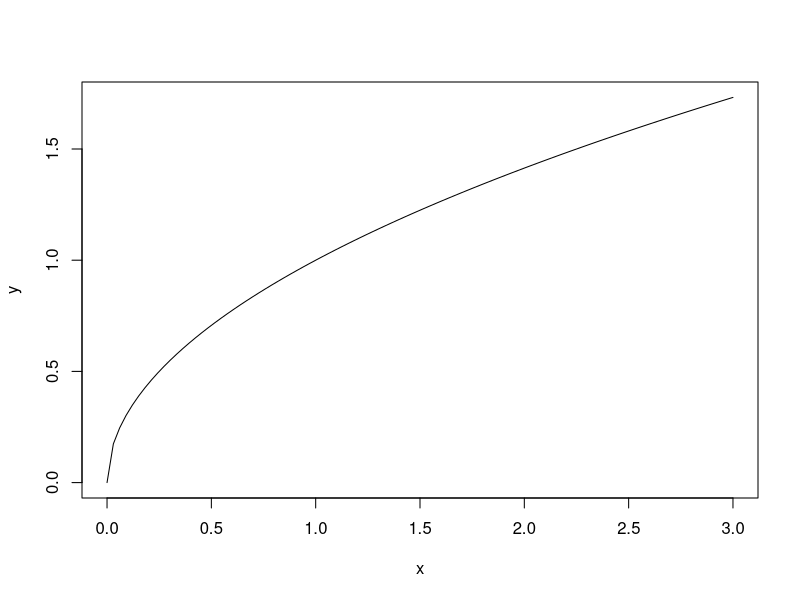
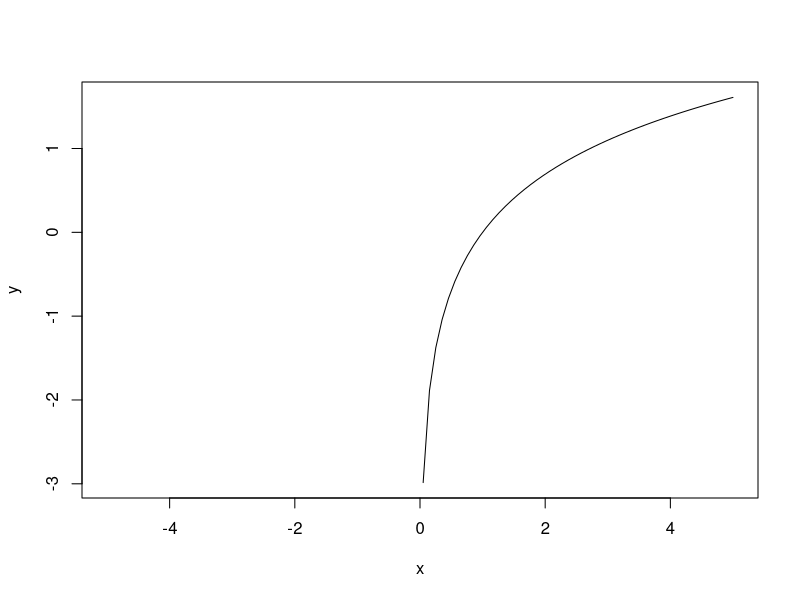
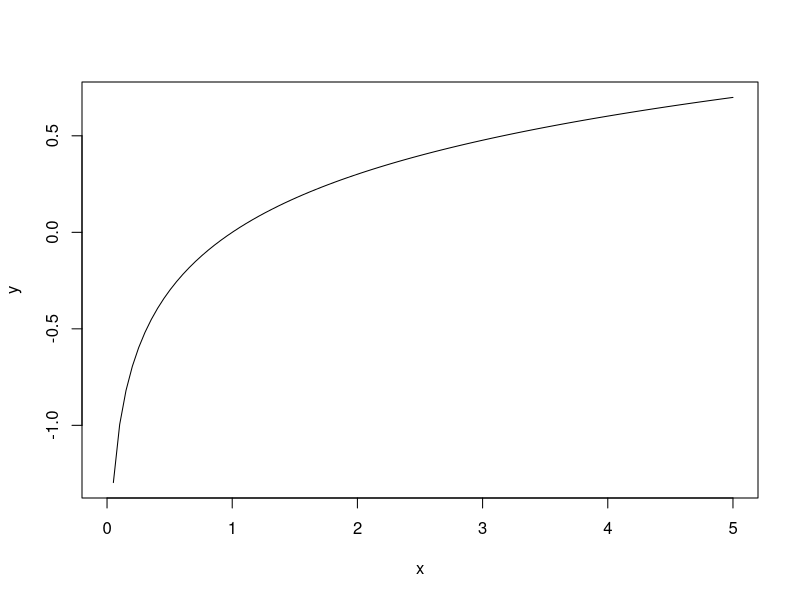
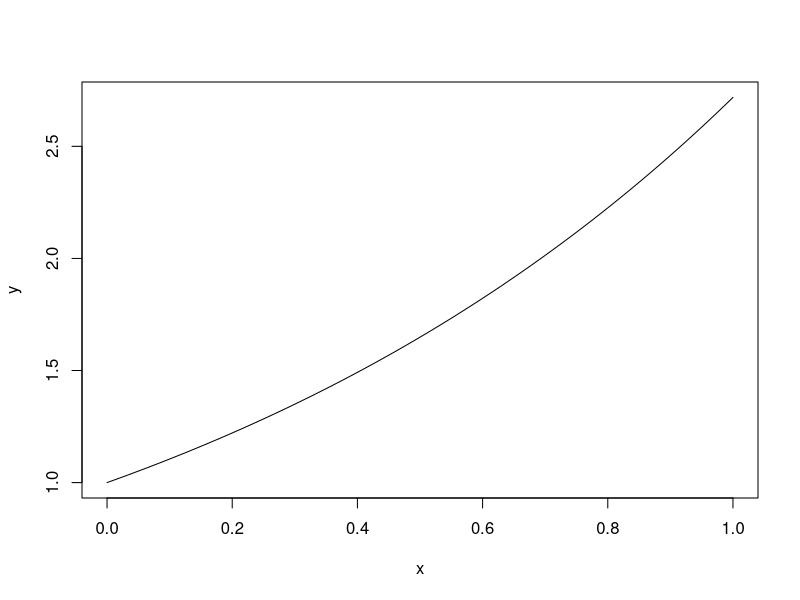
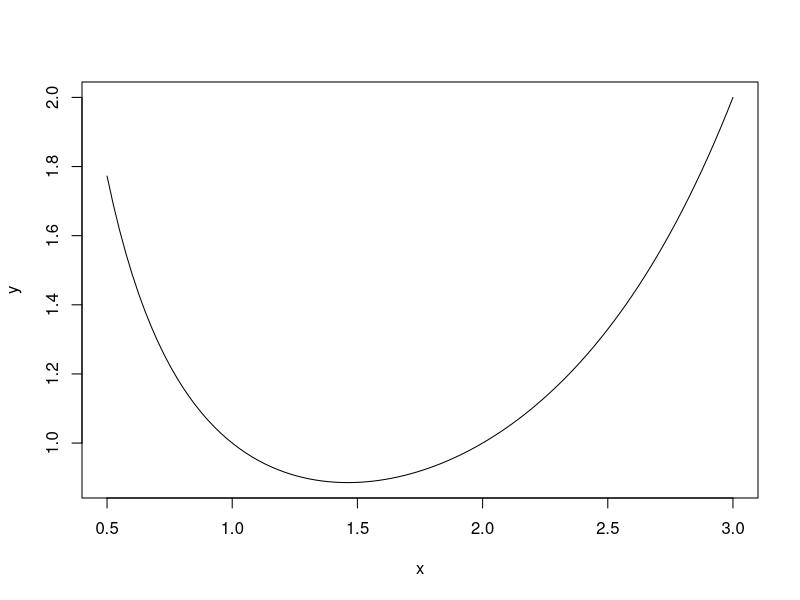
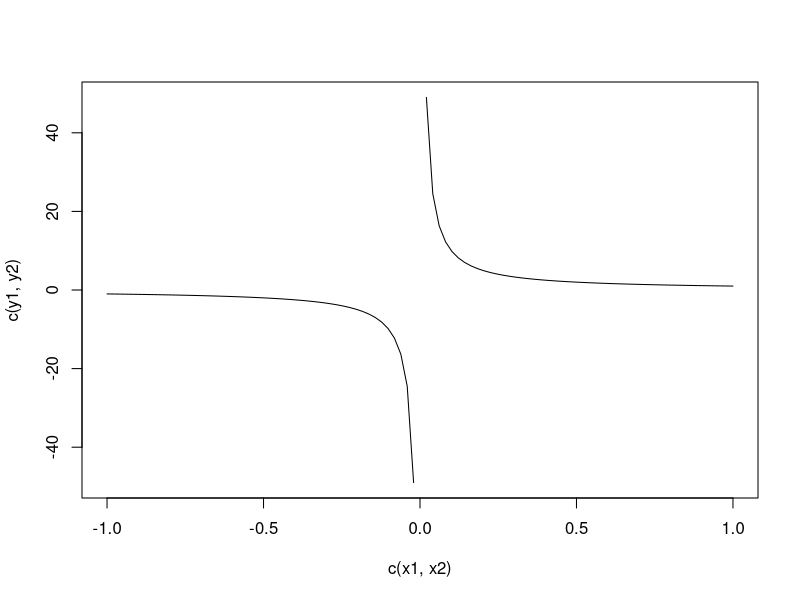
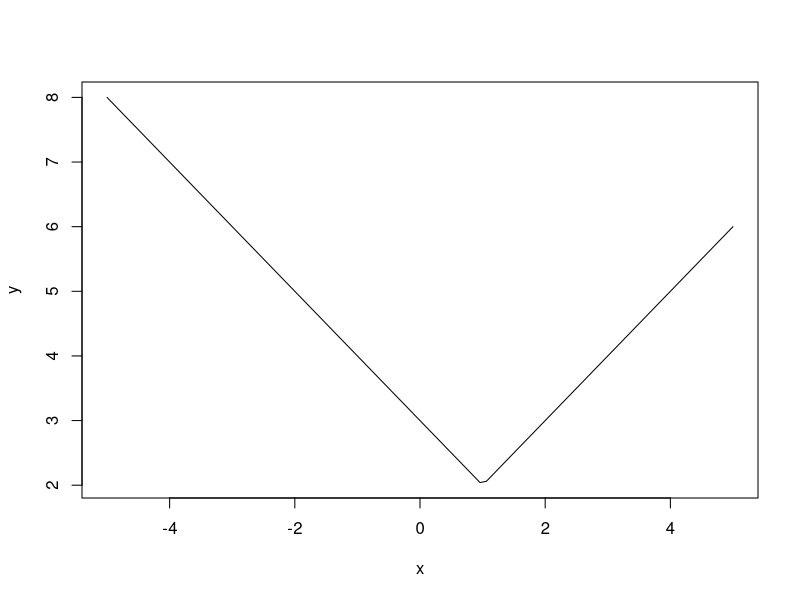
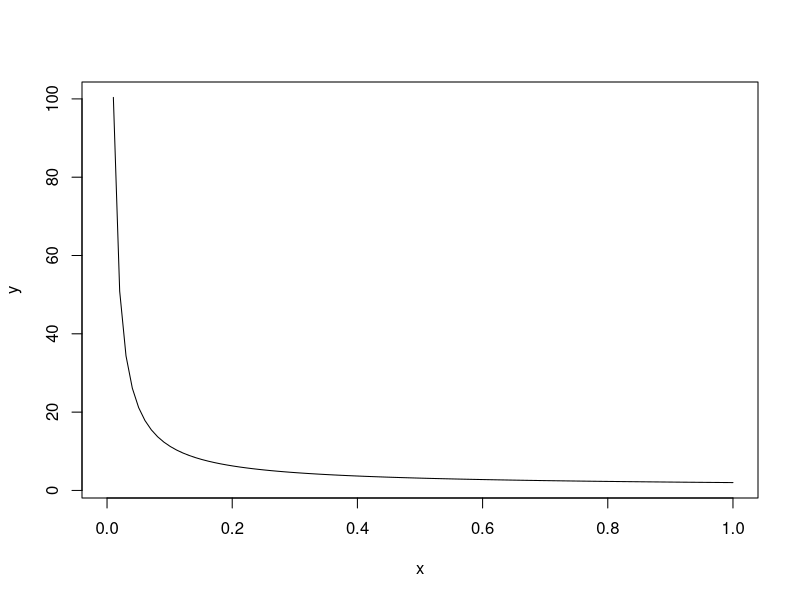

Reproduce these figures in R, in order.
## ---- chunk 1
x <- seq(0, 3, l = 100)
fx <- function(x) {
  sqrt(x)
}
y <- fx(x = x)
plot(y ~ x, type = "l")
## ---- chunk 2
x <- seq(-5, 5, l = 100)
fx <- function(x) {
  log(x)
}
y <- fx(x = x)
plot(y ~ x, type = "l")
## ---- chunk 3
x <- seq(0, 5, l = 100)
fx <- function(x) {
  log10(x)
}
y <- fx(x = x)
plot(y ~ x, type = "l")
## ---- chunk 4
x <- seq(0, 1, l = 100)
fx <- function(x) {
  exp(x)
}
y <- fx(x = x)
plot(y ~ x, type = "l")
## ---- chunk 5
x <- seq(0.5, 3, l = 100)
fx <- function(x) {
  gamma(x)
}
y <- fx(x = x)
plot(y ~ x, type = "l")
## ---- chunk 6
x1 <- seq(-1, 0, l = 50)
x2 <- seq(0, 1, l = 50)
fx <- function(x) {
  1/x
}
y1 <- fx(x = x1)
y2 <- fx(x = x2)
plot(c(y1, y2) ~ c(x1, x2), type = "l")
## ---- chunk 7
x <- seq(-5, 5, l = 100)
fx <- function(x) {
  abs(x - 1) + 2
}
y <- fx(x = x)
plot(y ~ x, type = "l")
## ---- chunk 8
x <- seq(0, 1, l = 100)
fx <- function(x) {
  beta(a = x, b = 0.5)
}
y <- fx(x = x)
plot(y ~ x, type = "l")
## ---- chunk 9
x <- seq(-3, 5, l = 100)
fx <- function(x) {
  (x - 1)^3
}
y <- fx(x = x)
plot(y ~ x, type = "l")
## ---- chunk 10
x1 <- seq(-3, 0, l = 100)
x2 <- seq(0, 3, l = 100)
fx <- function(x) {
  (x+1)/x
}
y1 <- fx(x = x1)
y2 <- fx(x = x2)
plot(c(y1, y2) ~ c(x1, x2), type = "l")
## ---- chunk 11
x <- seq(0, 20,  l = 100)
fx <- function(x, theta) {
  out <- x*log(x/theta) - x + theta
  return(out)
}
y <- fx(x = x, theta = 10)
plot(y ~ x, type = "l")
## ---- chunk 12
x <- 0:100
fx <- function(x, theta) {
  out <- choose(n = 100, k = x) * exp(x * log(theta/(1-theta)) + 100*log(1- theta))
  return(out)
}
y <- fx(x = x, theta = 0.4)
barplot(y ~ x)
## ---- chunk 13
fx <- function(x, theta) {
  out <- (x/theta) - log(x/theta) - 1
  return(out)
}
x <- seq(5, 15, l = 100)
y <- fx(x = x, theta = 10)
plot(y ~ x, type = "l")
## ---- chunk 14
fx <- function(x, theta) {
  out <- (1 - cos(x - theta))
  return(out)
}
x <- seq(0, 2*pi, l = 100)
y <- fx(x = x, theta = 2)
plot(y ~ x, type = "l")
## ---- chunk 15
fx <- function(x, theta, p) {
  term1 <- ( x^(2-p) )/( (1-p)*(2-p) )
  term2 <- (x*(theta^(1-p)))/(1-p)
  term3 <- (theta^(2-p))/(2-p)
  out <- 2*(term1 - term2 + term3)
  return(out)
}
x <- seq(0, 20, l = 100)
y <- fx(x = x, theta = 5, p = 1.5)
plot(y ~ x, type = "l")
## ---- chunk 16
x <- seq(0, 2,  l = 100)
fx <- function(x) {
  out <- sqrt(x) + x
  return(out)
}
y <- fx(x = x)
plot(y ~ x, type = "l")
points(x = 0, y = fx(x = 0), pch = 18)
## ---- chunk 17
x <- seq(0, 4,  l = 100)
fx <- function(x) {
  out <- (x^2 + x)/(x + 3)
  return(out)
}
y <- fx(x = x)
plot(y ~ x, type = "l")
points(x = 2, y = fx(x = 2), pch = 18)
## ---- chunk 18
x <- c(seq(1, 2, l = 50), 2, seq(2, 3, l = 50))
fx <- function(x) {
  out <- (x^2 - 4)/(x - 2)
  return(out)
}
y <- fx(x = x)
plot(y ~ x, type = "l")
points(x = 2, y = 4, pch = 1)
## ---- chunk 19
x <- seq(-3, 0,  l = 100)
fx <- function(x) {
  out <- (x^2 - 1)/(x + 1)
  return(out)
}
y <- fx(x = x)
plot(y ~ x, type = "l")
points(x = -1, y = -2, pch = 1)
## ---- chunk 20
x <- seq(-3, 3,  l = 100)
fx <- function(x) {
  out <- sin(x)
  return(out)
}
y <- fx(x = x)
plot(y ~ x, type = "l")
points(x = 0, y = fx(x = 0), pch = 18)
## ---- chunk 21
x <- 5
z <- 3
a <- 2
c <- 4
all.equal((x^a)*(x^c),x^(a+c))
all.equal((x^a)^c, x^(a*c))
all.equal((x*z)^a, (x^a) * (z^a))
all.equal(((x/z)^c), ((x^c)/(z^c)))
all.equal(1/(x^a) , x^(-a))
all.equal((x^a)/(x^c), x^(a-c))
all.equal(sqrt(x), x^0.5)
## ---- chunk 22
dx <- function(x) {4*x^3}
dx(x = 1/2)
## ---- chunk 23
dx <- function(x) {-3/(x^4)}
dx(x = 1/2)
## ---- chunk 24
dx <- function(x) {(1/3)*(x^(2/3))}
dx(x = 1/2)
## ---- chunk 25
dx <- function(x) {-1/(x^2)}
dx(x = 1/2)
## ---- chunk 26
dx <- function(x) {1/(4* x^(3/4))}
dx(x = 1/2)
## ---- chunk 27
dx <- function(x) {12*x^2 + 2*x}
dx(x = 1/2)
## ---- chunk 28
dx <- function(x) {
  p1 <- 2/(x^2 + 1)
  p2 <- (2*x*(2*x + 3))/(x^2 + 1)
  return(p1 - p2)
}
dx(x = 1/2)
## ---- chunk 29
dx <- function(x) {
  out <- (3*x^2 + 1)*exp(x) + 6*x*exp(x)
  return(out)
}
dx(x = 1/2)
## ---- chunk 30
dx <- function(x) {
  out <- 20*x^3 + 18*x^2 + 2*x
  return(out)
}
dx(x = 1/2)
## ---- chunk 31
dx <- function(x) {
  out <- 12*x^3 * log(x) + 3*x^3
  return(out)
}
dx(x = 1/2)
## ---- chunk 32
# Função
fx <- function(x) {
  1/x
}
# Derivada da função
dx <- function(x) {
 -1/x^2 
}
# Reta tangente
reta_tangente <- function(a) {
  intercept = (fx(x = a) - dx(x = a)*a)
  slope <- dx(x = a)
  return(c(intercept,slope))
}
# Gráfico da função
x <- seq(1, 3, l = 100) ## Sequencia definindo o eixo x
plot(fx(x) ~ x, type = "l") ## Desenhando a função

## Reta tangente ao ponto a = 2
reta1 <- reta_tangente(a  = 2)
intercepto = reta1[1]
inclinacao <- reta1[2]
lines(x, c(intercepto + inclinacao*x))
resultado <- c(intercepto, inclinacao)
## ---- chunk 33
# Função
fx <- function(x) {
  x^3
}
# Derivada da função
dx <- function(x) {
 3*x^2 
}
# Reta tangente
reta_tangente <- function(a) {
  intercept = (fx(x = a) - dx(x = a)*a)
  slope <- dx(x = a)
  return(c(intercept,slope))
}
# Gráfico da função
x <- seq(1, 5, l = 100) ## Sequencia definindo o eixo x
plot(fx(x) ~ x, type = "l") ## Desenhando a função

## Reta tangente ao ponto a = 2
reta1 <- reta_tangente(a  = 3)
intercepto = reta1[1]
inclinacao <- reta1[2]
lines(x, c(intercepto + inclinacao*x))
resultado <- c(intercepto, inclinacao)
## ---- chunk 34
# Função
fx <- function(x) {
  exp(x)
}
# Derivada da função
dx <- function(x) {
 exp(x) 
}
# Reta tangente
reta_tangente <- function(a) {
  intercept = (fx(x = a) - dx(x = a)*a)
  slope <- dx(x = a)
  return(c(intercept,slope))
}
# Gráfico da função
x <- seq(-3, 2, l = 100) ## Sequencia definindo o eixo x
plot(fx(x) ~ x, type = "l") ## Desenhando a função

## Reta tangente ao ponto a = 2
reta1 <- reta_tangente(a  = 0)
intercepto = reta1[1]
inclinacao <- reta1[2]
lines(x, c(intercepto + inclinacao*x))
resultado <- c(intercepto, inclinacao)
## ---- chunk 35
# Função
fx <- function(x) {
  log(x)
}
# Derivada da função
dx <- function(x) {
 1/x 
}
# Reta tangente
reta_tangente <- function(a) {
  intercept = (fx(x = a) - dx(x = a)*a)
  slope <- dx(x = a)
  return(c(intercept,slope))
}
# Gráfico da função
x <- seq(0.5, 4, l = 100) ## Sequencia definindo o eixo x
plot(fx(x) ~ x, type = "l") ## Desenhando a função

## Reta tangente ao ponto a = 2
reta1 <- reta_tangente(a  = 2)
intercepto = reta1[1]
inclinacao <- reta1[2]
lines(x, c(intercepto + inclinacao*x))
resultado <- c(intercepto, inclinacao)
## ---- chunk 36
dx <- function(x) {3*exp(3*x)}
dx(x = 2)
## ---- chunk 37
dx <- function(x) {2*x*cos(x^2)}
dx(x = 2)
## ---- chunk 38
dx <- function(x) {18*x*(3*x^2 + 1)^2}
dx(x = 2)
## ---- chunk 39
dx <- function(x) {2*x/(x^2 + 3)}
dx(x = 2)
## ---- chunk 40
dx <- function(x) {3*(x^2)*exp(3*x) + 2*x*exp(3*x)}
dx(x = 2)
## ---- chunk 41
dx <- function(x) {(2*x + 3)/(x^2 + 3*x + 9)}
dx(x = 2)
## ---- chunk 42
dx <- function(x) {(exp(x) + 1)/(2*sqrt(exp(x) + x))}
dx(x = 2)
## ---- chunk 43
# Função genérica
taylor_ap <- function(mu, mu0, f, f_prime, f_dprime) {
  app <- f(mu = mu0) + (mu - mu0)*f_prime(mu = mu0) + 
    (((mu - mu0)^2)/(2))*f_dprime(mu = mu0)
  return(app)
}

# Dados do exercício
y <- c(2.09, -1.32, -0.20, 0.05, -0.07)

# Ponto referencia da aproximação
mu0 <- mean(y)

# Função a ser aproximada
f <- function(mu) {sum( (y - mu)^2) }
f <- Vectorize(FUN = f, vectorize.args = "mu")
# Primeira derivada da função a ser aproximada
f_prime <- function(mu) {-2*sum(y-mu)}
f_prime <- Vectorize(FUN = f_prime, vectorize.args = "mu")
# Segunda derivada da função a ser aproximada
f_dprime <- function(mu) {2*length(y)}
f_dprime <- Vectorize(FUN = f_dprime, vectorize.args = "mu")
# Grafico da aproximação
plot(f, min(y), max(y), ylab = expression(f(mu)), xlab = expression(mu))
xx <- seq(min(y), max(y), l = 100)
lines(xx, taylor_ap(mu = xx, mu0 = mu0, f = f, f_prime = f_prime, 
                      f_dprime = f_dprime), col = "red", lty = 2, lwd = 2)
legend("topleft", legend = c("True","Taylor Aprx."), lty = c(1,2), lwd = c(1, 2), col = c(1,2))
taylor_ap(mu = y, mu0 = mean(y), f = f, f_prime = f_prime, f_dprime = f_dprime)
## ---- chunk 44
# Função genérica
taylor_ap <- function(mu, mu0, f, f_prime, f_dprime) {
  app <- f(mu = mu0) + (mu - mu0)*f_prime(mu = mu0) + 
    (((mu - mu0)^2)/(2))*f_dprime(mu = mu0)
  return(app)
}

# Dados do exercício
y <- c(7, 4, 4, 6, 5)

# Ponto referencia da aproximação
mu0 <- mean(y)

# Função a ser aproximada
f <- function(mu) {sum(2*(y*log(y/mu) + mu - y) )}
f <- Vectorize(FUN = f, vectorize.args = "mu")
# Primeira derivada da função a ser aproximada
f_prime <- function(mu) {sum(2*(1 - y/mu))}
f_prime <- Vectorize(FUN = f_prime, vectorize.args = "mu")
# Segunda derivada da função a ser aproximada
f_dprime <- function(mu) {sum(2*y/mu^2)}
f_dprime <- Vectorize(FUN = f_dprime, vectorize.args = "mu")
# Grafico da aproximação
plot(f, min(y), max(y), ylab = expression(f(mu)), xlab = expression(mu))
xx <- seq(min(y), max(y), l = 100)
lines(xx, taylor_ap(mu = xx, mu0 = mu0, f = f, f_prime = f_prime, 
                      f_dprime = f_dprime), col = "red", lty = 2, lwd = 2)
legend("topleft", legend = c("True","Taylor Aprx."), lty = c(1,2), lwd = c(1, 2), col = c(1,2))
taylor_ap(mu = y, mu0 = mean(y), f = f, f_prime = f_prime, f_dprime = f_dprime)
## ---- chunk 45
# Função genérica
taylor_ap <- function(mu, mu0, f, f_prime, f_dprime) {
  app <- f(mu = mu0) + (mu - mu0)*f_prime(mu = mu0) + 
    (((mu - mu0)^2)/(2))*f_dprime(mu = mu0)
  return(app)
}

# Dados do exercício
y <- c(2.35, 0.16, 0.56, 1.05, 0.51)

# Ponto referencia da aproximação
mu0 <- mean(y)

# Função a ser aproximada
f <- function(mu) {sum(2*((y/mu) - log(y/mu) -1 ))}
f <- Vectorize(FUN = f, vectorize.args = "mu")
# Primeira derivada da função a ser aproximada
f_prime <- function(mu) {sum( 2*( (1/mu) - y/(mu^2) ))}
f_prime <- Vectorize(FUN = f_prime, vectorize.args = "mu")
# Segunda derivada da função a ser aproximada
f_dprime <- function(mu) {sum( 2*( (2*y/mu^3) - 1/(mu^2)))}
f_dprime <- Vectorize(FUN = f_dprime, vectorize.args = "mu")
# Grafico da aproximação
plot(f, min(y), max(y), ylab = expression(f(mu)), xlab = expression(mu))
xx <- seq(min(y), max(y), l = 100)
lines(xx, taylor_ap(mu = xx, mu0 = mu0, f = f, f_prime = f_prime, 
                      f_dprime = f_dprime), col = "red", lty = 2, lwd = 2)
legend("topleft", legend = c("True","Taylor Aprx."), lty = c(1,2), lwd = c(1, 2), col = c(1,2))
taylor_ap(mu = y, mu0 = mean(y), f = f, f_prime = f_prime, f_dprime = f_dprime)
## ---- chunk 46
# Função genérica
taylor_ap <- function(mu, mu0, f, f_prime, f_dprime) {
  app <- f(mu = mu0) + (mu - mu0)*f_prime(mu = mu0) + 
    (((mu - mu0)^2)/(2))*f_dprime(mu = mu0)
  return(app)
}

# Dados do exercício
y <- c(1,0,0,1,1)

# Ponto referencia da aproximação
mu0 <- mean(y)

# Função a ser aproximada
f <- function(mu) {
  temp <- c()
  for(i in 1:length(y)) {
    if(y[i] == 1) { temp[i] <- y[i]*log(y[i]/mu) }
    if(y[i] == 0) { temp[i] <- (1-y[i])*log( (1-y[i])/(1-mu) ) }
  }
  return(sum(2*temp))
}
f <- Vectorize(FUN = f, vectorize.args = "mu")
# Primeira derivada da função a ser aproximada
f_prime <- function(mu) {sum(2*((1-y)/(1-mu) - y/mu ))}
f_prime <- Vectorize(FUN = f_prime, vectorize.args = "mu")
# Segunda derivada da função a ser aproximada
f_dprime <- function(mu) {sum(2*( (y/mu^2) + (1-y)/(1-mu)^2))}
f_dprime <- Vectorize(FUN = f_dprime, vectorize.args = "mu")
# Grafico da aproximação
plot(f, 0.1, 0.9, ylab = expression(f(mu)), xlab = expression(mu))
xx <- seq(0.1, 0.9, l = 100)
lines(xx, taylor_ap(mu = xx, mu0 = mu0, f = f, f_prime = f_prime, 
                      f_dprime = f_dprime), col = "red", lty = 2, lwd = 2)
legend("topleft", legend = c("True","Taylor Aprx."), lty = c(1,2), lwd = c(1, 2), col = c(1,2))
taylor_ap(mu = y, mu0 = mean(y), f = f, f_prime = f_prime, f_dprime = f_dprime)
## ---- chunk 47
# Função genérica
taylor_ap <- function(mu, mu0, f, f_prime, f_dprime) {
  app <- f(mu = mu0) + (mu - mu0)*f_prime(mu = mu0) + 
    (((mu - mu0)^2)/(2))*f_dprime(mu = mu0)
  return(app)
}

# Dados do exercício
y <- c(7,4,4,6,5)

# Ponto referencia da aproximação
mu0 <- mean(y)

# Função a ser aproximada
f <- function(mu) {sum (2*( y*log(y/mu) + (10 + y)* log( (10+mu)/(10 + y) ))) }
f <- Vectorize(FUN = f, vectorize.args = "mu")
# Primeira derivada da função a ser aproximada
f_prime <- function(mu) {sum(2*( (y+10)/(mu+10) - y/mu ))}
f_prime <- Vectorize(FUN = f_prime, vectorize.args = "mu")
# Segunda derivada da função a ser aproximada
f_dprime <- function(mu) {sum((y/mu^2) - (y + 10)/(mu + 10)^2)}
f_dprime <- Vectorize(FUN = f_dprime, vectorize.args = "mu")
# Grafico da aproximação
plot(f, 1, 9, ylab = expression(f(mu)), xlab = expression(mu))
xx <- seq(1, 9, l = 100)
lines(xx, taylor_ap(mu = xx, mu0 = mu0, f = f, f_prime = f_prime, 
                      f_dprime = f_dprime), col = "red", lty = 2, lwd = 2)
legend("topleft", legend = c("True","Taylor Aprx."), lty = c(1,2), lwd = c(1, 2), col = c(1,2))
taylor_ap(mu = y, mu0 = mean(y), f = f, f_prime = f_prime, f_dprime = f_dprime)
## ---- chunk 48
integral <- function(x) { (x^4)/4 }
integral(x = 2)
## ---- chunk 49
integral <- function(x) { -1/x }
integral(x = 2)
## ---- chunk 50
integral <- function(x) { log(x) + (2*x^(3/2))/3 }
integral(x = 2)
## ---- chunk 51
integral <- function(x) { -exp(-x) }
integral(x = 2)
## ---- chunk 52
integral <- function(x) {3*exp(x) + (x^2)/2}
integral(x = 2)
## ---- chunk 53
fx <- function(x) {x^2}
temporario <- integrate(f = fx, lower = 1, upper = 2)
area <- as.numeric(temporario$value)
## ---- chunk 54
fx <- function(x) {x^3 + 3*x - 1}
temporario <- integrate(f = fx, lower = 0, upper = 2)
area <- as.numeric(temporario$value)
## ---- chunk 55
fx <- function(x) {exp( - ((x - 5)^2)/2 )}
temporario <- integrate(f = fx, lower = -150, upper = 150)
area <- as.numeric(temporario$value)
## ---- chunk 56
fx <- function(x) {exp(-abs(x - 5)/2 )}
temporario <- integrate(f = fx, lower = 0, upper = 150)
area <- as.numeric(temporario$value)
## ---- chunk 57
fx <- function(x) {(1/x + 1/x^3)}
temporario <- integrate(f = fx, lower = 1, upper = 2)
area <- as.numeric(temporario$value)
